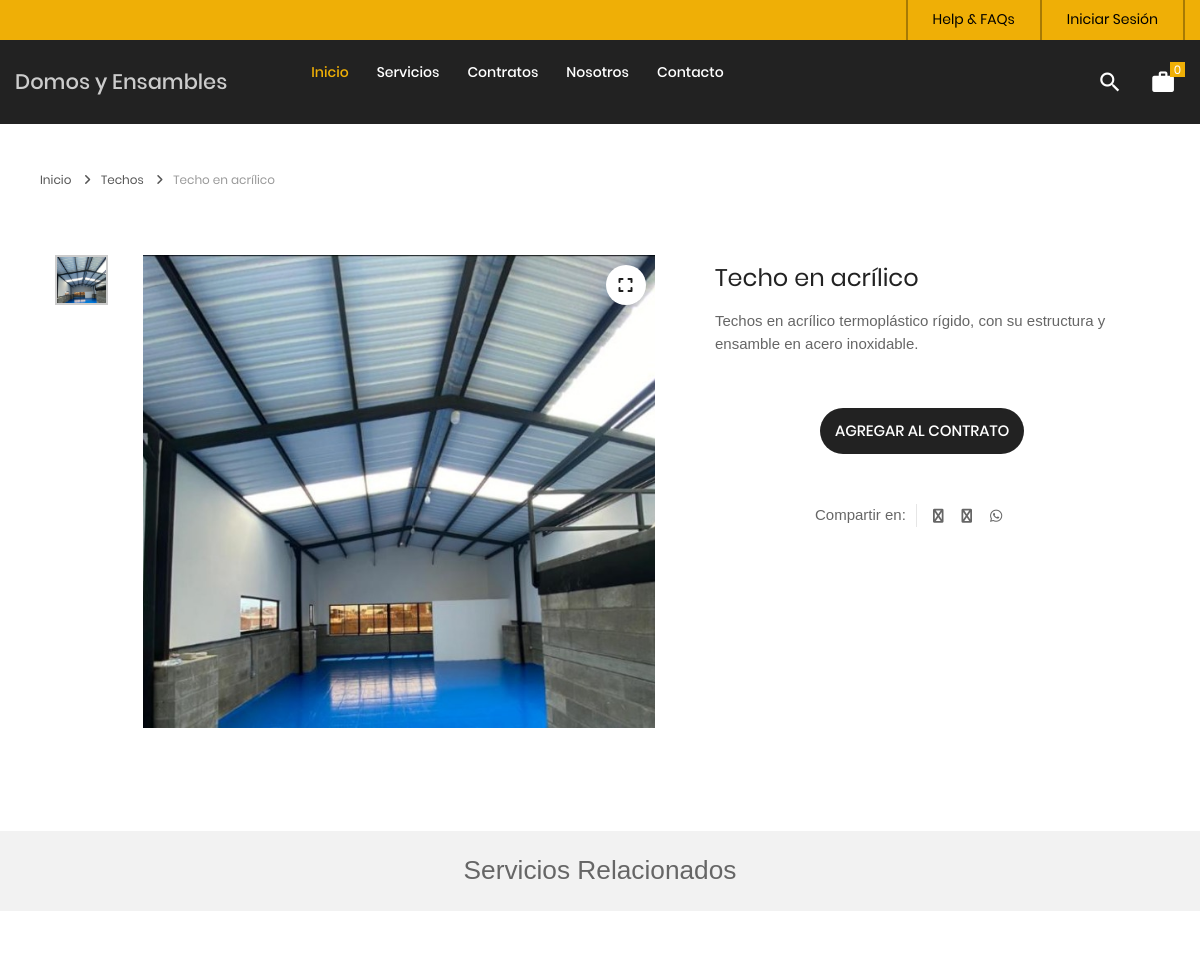
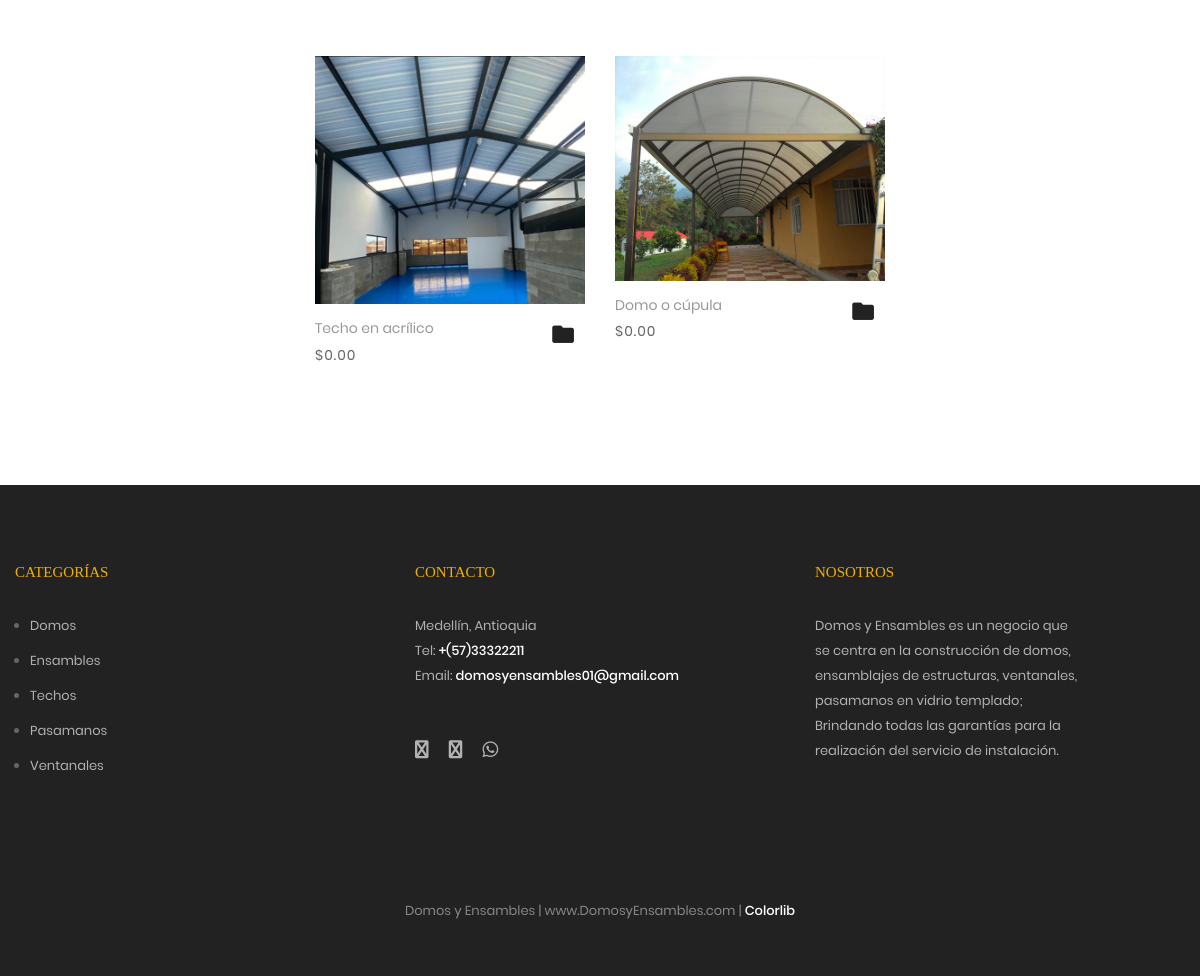
Screenshot of /tienda/servicio/3/techo-en-acrilico with the database file from the repository (2 pictures, top to bottom).
### tables this page shows
CREATE TABLE `servicio` (
  `idservicio` bigint(20) NOT NULL,
  `categoriaid` bigint(20) NOT NULL,
  `codigo` varchar(30) NOT NULL,
  `nombre` varchar(255) NOT NULL,
  `descripcion` text NOT NULL,
  `imagen` varchar(100) DEFAULT NULL,
  `datecreated` datetime NOT NULL DEFAULT current_timestamp(),
  `ruta` varchar(255) NOT NULL,
  `status` int(11) NOT NULL DEFAULT 1
);

CREATE TABLE `categoria` (
  `idcategoria` bigint(20) NOT NULL,
  `nombre` varchar(255) NOT NULL,
  `descripcion` text NOT NULL,
  `portada` varchar(100) NOT NULL,
  `datecreated` datetime NOT NULL DEFAULT current_timestamp(),
  `ruta` varchar(255) NOT NULL,
  `status` int(11) NOT NULL DEFAULT 1
);

### Libraries/Core/Views.php (called while the page is built)
<?php
	class Views
	{
		function getView($controller,$view,$data="")
		{
			$controller = get_class($controller);
			if($controller == "Home"){
				$view = "Views/".$view.".php";
			}else{
				$view = "Views/".$controller."/".$view.".php";
			}
			require_once ($view);
		}
	}
 ?>

### index.php (called while the page is built, shortened)
<?php
	require_once("Helpers/Helpers.php");
	require_once("Libraries/Core/Load.php");
 ?>

### Helpers/Helpers.php (called while the page is built, shortened)
<?php
	function base_url()
	{
		return BASE_URL;
	}
    function footerTienda($data="")
    {
        $view_footer = "Views/Template/footer_tienda.php";
        require_once ($view_footer);
    }
    function formatMoney($cantidad){
        $cantidad = number_format($cantidad,2,SPD,SPM);
        return $cantidad;
    }
    function getCatFooter(){
        require_once ("Models/CategoriasModel.php");
        $objCategoria = new CategoriasModel();
        $request = $objCategoria->getCategoriasFooter();
        return $request;
    }
    function getInfoPage(int $idpagina){
        require_once("Libraries/Core/Mysql.php");
        $con = new Mysql();
        $sql = "SELECT * FROM post WHERE idpost = $idpagina";
        $request = $con->select($sql);
        return $request;
    }
 ?>

### Libraries/Core/Mysql.php (called while the page is built, shortened)
<?php
	class Mysql extends Conexion
	{
		private $conexion;
		function __construct()
		{
			$this->conexion = new Conexion();
			$this->conexion = $this->conexion->conect();
		}
		public function select(string $query)
		{
			$this->strquery = $query;
        	$result = $this->conexion->prepare($this->strquery);
			$result->execute();
        	$data = $result->fetch(PDO::FETCH_ASSOC);
        	return $data;
		}
		public function select_all(string $query)
		{
			$this->strquery = $query;
        	$result = $this->conexion->prepare($this->strquery);
			$result->execute();
        	$data = $result->fetchall(PDO::FETCH_ASSOC);
        	return $data;
		}
	}
 ?>

### Libraries/Core/Conexion.php (called while the page is built)
<?php
class Conexion{
	private $conect;
	public function __construct(){
		$connectionString = "mysql:host=".DB_HOST.";dbname=".DB_NAME.";charset=".DB_CHARSET;
		try{
			$this->conect = new PDO($connectionString, DB_USER, DB_PASSWORD);
			$this->conect->setAttribute(PDO::ATTR_ERRMODE, PDO::ERRMODE_EXCEPTION);
		}catch(PDOException $e){
			$this->conect = 'Error de conexión';
		    echo "ERROR: " . $e->getMessage();
		}
	}
	public function conect(){
		return $this->conect;
	}
}
?>

### Models/TServicio.php (called while the page is built, shortened)
<?php
require_once("Libraries/Core/Mysql.php");
trait TServicio{
	public function getServicioT(int $idservicio, string $ruta){
		$this->con = new Mysql();
		$this->intIdServicio = $idservicio;
		$this->strRuta = $ruta;
		$sql = "SELECT p.idservicio,
						p.codigo,
						p.nombre,
						p.descripcion,
						p.categoriaid,
						c.nombre as categoria,
						c.ruta as ruta_categoria,
						p.ruta
				FROM servicio p
				INNER JOIN categoria c
				ON p.categoriaid = c.idcategoria
				WHERE p.status != 0 AND p.idservicio = '{$this->intIdServicio}' AND p.ruta = '{$this->strRuta}' ";
				$request = $this->con->select($sql);
				if(!empty($request)){
					$intIdServicio = $request['idservicio'];
					$sqlImg = "SELECT img
							FROM imagen
							WHERE servicioid = $intIdServicio";
					$arrImg = $this->con->select_all($sqlImg);
					if(count($arrImg) > 0){
						for ($i=0; $i < count($arrImg); $i++) {
							$arrImg[$i]['url_image'] = media().'/images/uploads/'.$arrImg[$i]['img'];
						}
					}else{
						$arrImg[0]['url_image'] = media().'/images/uploads/product.png';
					}
					$request['images'] = $arrImg;
				}
		return $request;
	}
	public function getServiciosRandom(int $idcategoria, int $cant, string $option){
		$this->intIdcategoria = $idcategoria;
		$this->cant = $cant;
		$this->option = $option;
		if($option == "r"){
			$this->option = " RAND() ";
		}else if($option == "a"){
			$this->option = " idservicio ASC ";
		}else{
			$this->option = " idservicio DESC ";
		}
		$this->con = new Mysql();
		$sql = "SELECT p.idservicio,
						p.codigo,
						p.nombre,
						p.descripcion,
						p.categoriaid,
						c.nombre as categoria,
						p.ruta
				FROM servicio p
				INNER JOIN categoria c
				ON p.categoriaid = c.idcategoria
				WHERE p.status != 0 AND p.categoriaid = $this->intIdcategoria
				ORDER BY $this->option LIMIT  $this->cant ";
				$request = $this->con->select_all($sql);
				if(count($request) > 0){
					for ($c=0; $c < count($request) ; $c++) {
						$intIdServicio = $request[$c]['idservicio'];
						$sqlImg = "SELECT img
								FROM imagen
								WHERE servicioid = $intIdServicio";
						$arrImg = $this->con->select_all($sqlImg);
						if(count($arrImg) > 0){
							for ($i=0; $i < count($arrImg); $i++) {
								$arrImg[$i]['url_image'] = media().'/images/uploads/'.$arrImg[$i]['img'];
							}
						}
						$request[$c]['images'] = $arrImg;
					}
				}
		return $request;
	}
}
 ?>

### Models/CategoriasModel.php (called while the page is built, shortened)
<?php
	class CategoriasModel extends Mysql
	{
		public function getCategoriasFooter(){
			$sql = "SELECT idcategoria, nombre, descripcion, portada, ruta
					FROM categoria WHERE  status = 1 AND idcategoria IN (".CAT_FOOTER.")";
			$request = $this->select_all($sql);
			if(count($request) > 0){
				for ($c=0; $c < count($request) ; $c++) {
					$request[$c]['portada'] = BASE_URL.'/Assets/images/uploads/'.$request[$c]['portada'];
				}
			}
			return $request;
		}
	}
 ?>

### Views/Tienda/servicio.php (the view, shortened to what this page needs)
<?php
$arrServicio = $data['servicio'];
$arrServicios = $data['servicios'];
$arrImages = $arrServicio['images'];
$rutacategoria = $arrServicio['categoriaid'].'/'.$arrServicio['ruta_categoria'];
$urlShared = base_url()."/tienda/servicio/".$arrServicio['idservicio']."/".$arrServicio['ruta'];
 ?>
<br><br><br>
	<div class="container">
		<div class="bread-crumb flex-w p-l-25 p-r-15 p-t-30 p-lr-0-lg">
			<a href="<?= base_url(); ?>" class="stext-109 cl8 hov-cl1 trans-04">
				Inicio
				<i class="fa fa-angle-right m-l-9 m-r-10" aria-hidden="true"></i>
			</a>
			<a href="<?= base_url().'/tienda/categoria/'.$rutacategoria; ?>" class="stext-109 cl8 hov-cl1 trans-04">
				<?= $arrServicio['categoria'] ?>
				<i class="fa fa-angle-right m-l-9 m-r-10" aria-hidden="true"></i>
			</a>
			<span class="stext-109 cl4">
				<?= $arrServicio['nombre'] ?>
			</span>
		</div>
	</div>
	<section class="sec-product-detail bg0 p-t-65 p-b-60">
		<div class="container">
			<div class="row">
				<div class="col-md-6 col-lg-7 p-b-30">
					<div class="p-l-25 p-r-30 p-lr-0-lg">
						<div class="wrap-slick3 flex-sb flex-w">
							<div class="wrap-slick3-dots"></div>
							<div class="slick3 gallery-lb">
							<?php
								if(!empty($arrImages)){
									for ($img=0; $img < count($arrImages) ; $img++) {
							 ?>
								<div class="item-slick3" data-thumb="<?= $arrImages[$img]['url_image']; ?>">
									<div class="wrap-pic-w pos-relative">
										<img src="<?= $arrImages[$img]['url_image']; ?>" alt="<?= $arrServicio['nombre']; ?>">
										<a class="flex-c-m size-108 how-pos1 bor0 fs-16 cl10 bg0 hov-btn3 trans-04" href="<?= $arrImages[$img]['url_image']; ?>">
											<i class="fa fa-expand"></i>
										</a>
									</div>
								</div>
							<?php
									}
								}
							?>
							</div>
						</div>
					</div>
				</div>
				<div class="col-md-6 col-lg-5 p-b-30">
					<div class="p-r-50 p-t-5 p-lr-0-lg">
						<h4 class="mtext-105 cl2 js-name-detail p-b-14">
							<?= $arrServicio['nombre']; ?>
						</h4>
						<?= $arrServicio['descripcion']; ?>
						<div class="p-t-33">
							<div class="flex-w flex-r-m p-b-10">
								<div class="size-204 flex-w flex-m respon6-next">
									<button id="<?= openssl_encrypt($arrServicio['idservicio'],METHODENCRIPT,KEY); ?>" class="flex-c-m stext-101 cl5 size-101 bg1 bor1 hov-btn1 p-lr-15 trans-04 js-addcart-detail">
										Agregar al contrato
									</button>
								</div>
							</div>
						</div>
						<div class="flex-w flex-m p-l-100 p-t-40 respon7">
							<div class="flex-m bor9 p-r-10 m-r-11">
								Compartir en:
							</div>
							<a href="#" class="fs-14 cl3 hov-cl1 trans-04 lh-10 p-lr-5 p-tb-2 m-r-8 tooltip100" data-tooltip="Facebook"
								onclick="window.open('https://www.facebook.com/sharer/sharer.php?u=<?= $urlShared; ?> &t=<?= $arrServicio['nombre'] ?>','ventanacompartir', 'toolbar=0, status=0, width=650, height=450');"
								>
								<i class="fa fa-facebook"></i>
							</a>
							<a href="https://twitter.com/intent/tweet?text=<?= $arrServicio['nombre'] ?>&url=<?= $urlShared; ?>&hashtags=<?= SHAREDHASH; ?>" target="_blank" class="fs-14 cl3 hov-cl1 trans-04 lh-10 p-lr-5 p-tb-2 m-r-8 tooltip100" data-tooltip="Twitter">
								<i class="fa fa-twitter"></i>
							</a>
							<a href="https://api.whatsapp.com/send?text=<?= $arrServicio['nombre'].' '.$urlShared ?>" target="_blank" class="fs-14 cl3 hov-cl1 trans-04 lh-10 p-lr-5 p-tb-2 m-r-8 tooltip100" data-tooltip="WhatsApp">
								<i class="fab fa-whatsapp" aria-hidden="true"></i>
							</a>
						</div>
					</div>
				</div>
			</div>
		</div>
		<div class="bg6 flex-c-m flex-w size-302 m-t-73 p-tb-15">
			<h3>Servicios Relacionados</h3>
		</div>
	</section>
	<section class="sec-relate-product bg0 p-t-45 p-b-105">
		<div class="container">
			<div class="wrap-slick2">
				<div class="slick2">
				<?php
					if(!empty($arrServicios)){
						for ($p=0; $p < count($arrServicios); $p++) {
							$ruta = $arrServicios[$p]['ruta'];
							if(count($arrServicios[$p]['images']) > 0 ){
								$portada = $arrServicios[$p]['images'][0]['url_image'];
							}else{
								$portada = media().'/images/uploads/product.png';
							}
				 ?>
					<div class="item-slick2 p-l-15 p-r-15 p-t-15 p-b-15">
						<div class="block2">
							<div class="block2-pic hov-img0">
								<img src="<?= $portada ?>" alt="<?= $arrServicios[$p]['nombre'] ?>">
							</div>
							<div class="block2-txt flex-w flex-t p-t-14">
								<div class="block2-txt-child1 flex-col-l ">
									<a href="<?= base_url().'/tienda/servicio/'.$arrServicios[$p]['idservicio'].'/'.$ruta; ?>" class="stext-104 cl4 hov-cl1 trans-04 js-name-b2 p-b-6">
										<?= $arrServicios[$p]['nombre'] ?>
									</a>
									<span class="stext-105 cl3">
										<?= SMONEY.formatMoney($arrServicios[$p]['precio']); ?>
									</span>
								</div>
								<div class="block2-txt-child2 flex-r p-t-3">
									<a href="#"
									 id="<?= openssl_encrypt($arrServicios[$p]['idservicio'],METHODENCRIPT,KEY); ?>"
									 pr="1"
									 class="btn-addwish-b2 dis-block pos-relative js-addwish-b2 js-addcart-detail
									 icon-header-item cl2 hov-cl1 trans-04 p-l-22 p-r-11
									 ">
										<i class="zmdi zmdi-folder"></i>
									</a>
								</div>
							</div>
						</div>
					</div>
				<?php
						}
					}
				 ?>
				</div>
			</div>
		</div>
	</section>
<?php
	footerTienda($data);
?>

### Views/Template/footer_tienda.php (shortened to what this page needs)
	<?php
		$catFotter = getCatFooter();
	 ?>
	<footer class="bg3 p-t-75 p-b-32">
		<div class="container">
			<div class="row">
				<div class="col-sm-6 col-lg-4 p-b-50">
					<h4 class="stext-301 cl1 p-b-30">
						Categorías
					</h4>
					<?php if(count($catFotter) > 0){ ?>
					<ul>
						<?php foreach ($catFotter as $cat) { ?>
						<li class="p-b-10">
							<a href="<?= base_url() ?>/tienda/categoria/<?= $cat['idcategoria'].'/'.$cat['ruta'] ?>" class="stext-107 cl7 hov-cl1 trans-04">
								<?= $cat['nombre'] ?>
							</a>
						</li>
						<?php } ?>
					</ul>
					<?php } ?>
				</div>
				<div class="col-sm-6 col-lg-4 p-b-50">
					<h4 class="stext-301 cl1 p-b-30">
						Contacto
					</h4>
					<p class="stext-107 cl7 size-201">
						<?= DIRECCION ?> <br>
						Tel: <a class="linkFooter" href="tel:<?= TELEMPRESA ?>"><?= TELEMPRESA ?></a><br>
						Email: <a class="linkFooter" href="mailto:<?= EMAIL_EMPRESA ?>"><?= EMAIL_EMPRESA ?></a>
					</p>
					<div class="p-t-27">
						<a href="<?= FACEBOOK ?>" target="_blanck" class="fs-18 cl7 hov-cl1 trans-04 m-r-16">
							<i class="fa fa-facebook"></i>
						</a>
						<a href="<?= INSTAGRAM ?>" target="_blanck"  class="fs-18 cl7 hov-cl1 trans-04 m-r-16">
							<i class="fa fa-instagram"></i>
						</a>
						<a href="https://wa.me/<?= WHATSAPP ?>" target="_blanck"  class="fs-18 cl7 hov-cl1 trans-04 m-r-16">
							<i class="fab fa-whatsapp"></i>
						</a>
					</div>
				</div>
				<div class="col-sm-6 col-lg-4 p-b-50">
					<h4 class="stext-301 cl1 p-b-30">
						Nosotros
					</h4>
					<p class="stext-107 cl7 size-201">
						Domos y Ensambles es un negocio que se centra en la construcción de domos, ensamblajes de estructuras, ventanales, pasamanos en vidrio templado; Brindando todas las garantías para la realización del servicio de instalación.
					</p>
				</div>
			</div>
			<div class="p-t-40">
				<p class="stext-107 cl6 txt-center">
					<?= NOMBRE_EMPESA; ?> | <?= WEB_EMPRESA; ?> | <a href="https://colorlib.com" target="_blank">Colorlib</a>
				</p>
			</div>
		</div>
	</footer>
</body>
</html>

### rows the page displays
servicio: categoriaid.nombre "Techos", nombre "Techo en acrílico", descripcion "Techos en acrílico termoplástico rígido, con su estructura y ensamble en acero inoxidable."
servicio: shows a picture, nombre "Domo o cúpula", precio "0.00"
categoria: nombre "Domos"
categoria: nombre "Ensambles"
categoria: nombre "Techos"
categoria: nombre "Pasamanos"
categoria: nombre "Ventanales"

### other values shown
$arrServicios[$p]['nombre'] "Techo en acrílico"
formatMoney($arrServicios[$p]['precio']) "0.00"
DIRECCION "Medellín, Antioquia"
TELEMPRESA "+(57)33322211"
EMAIL_EMPRESA "domosyensambles01@gmail.com"
NOMBRE_EMPESA "Domos y Ensambles"
WEB_EMPRESA "www.DomosyEnsambles.com"
